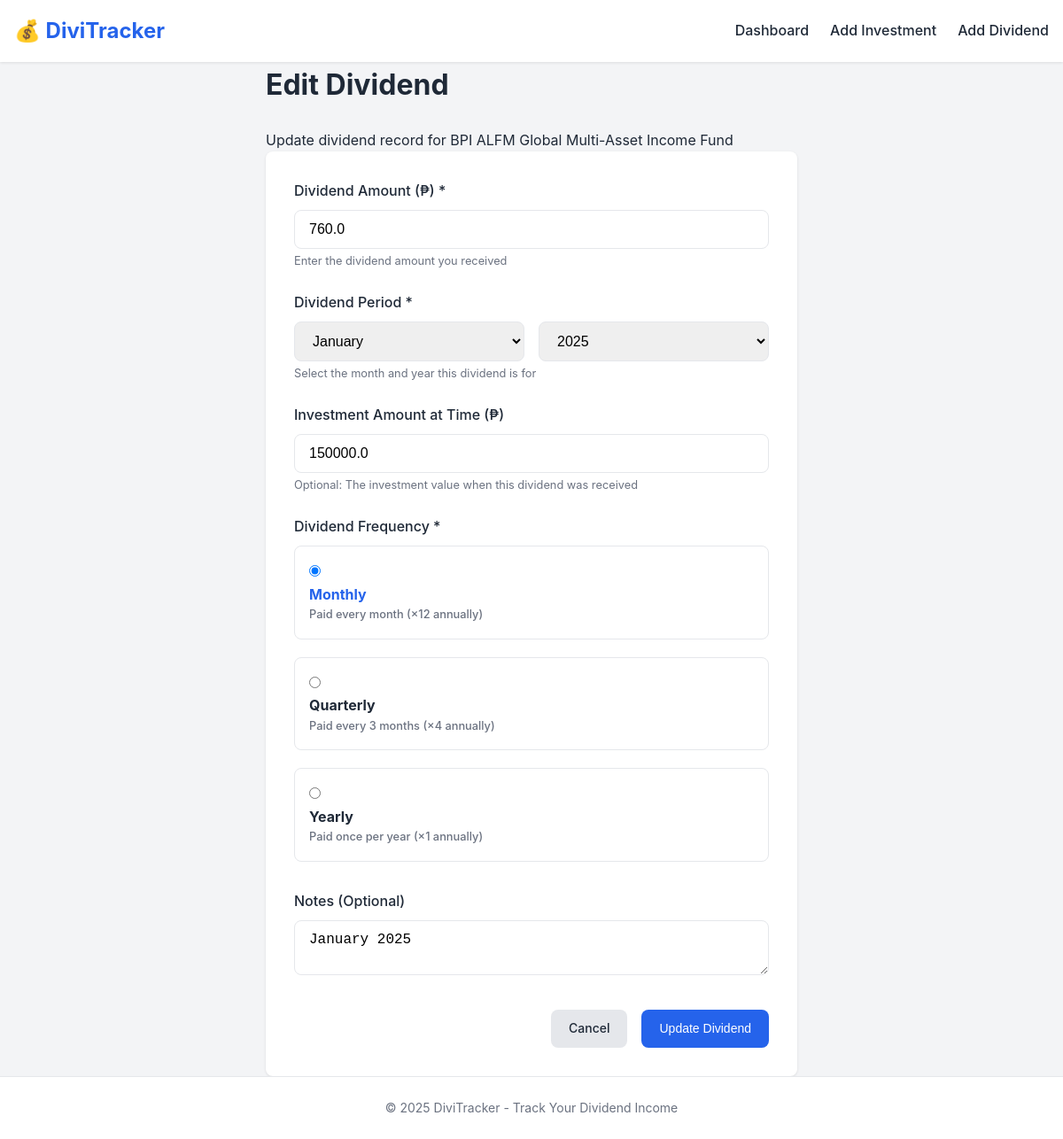
/dividend/1/edit, run on the app's committed database.
### app/models.py (models this page shows, shortened)
class Investment(db.Model):
    __tablename__ = "investments"
    id: Mapped[int] = mapped_column(Integer, primary_key=True)
    name: Mapped[str] = mapped_column(String(100), unique=True, nullable=False, index=True)
    ticker: Mapped[Optional[str]] = mapped_column(String(20), nullable=True)
    total_invested: Mapped[float] = mapped_column(Float, default=0.0, nullable=False)
    created_at: Mapped[datetime] = mapped_column(DateTime, default=utcnow, nullable=False)
    updated_at: Mapped[datetime] = mapped_column(
        DateTime, default=utcnow, onupdate=utcnow, nullable=False
    )
    dividends: Mapped[list["Dividend"]] = relationship(
        "Dividend",
        back_populates="investment",
        lazy="dynamic",
        cascade="all, delete-orphan",
    )

class Dividend(db.Model):
    __tablename__ = "dividends"
    id: Mapped[int] = mapped_column(Integer, primary_key=True)
    investment_id: Mapped[int] = mapped_column(
        Integer, ForeignKey("investments.id"), nullable=False, index=True
    )
    amount: Mapped[float] = mapped_column(Float, nullable=False)
    frequency: Mapped[str] = mapped_column(String(20), nullable=False)
    investment_amount_at_time: Mapped[Optional[float]] = mapped_column(
        Float, nullable=True
    )
    period_month: Mapped[Optional[int]] = mapped_column(
        Integer, nullable=True
    )
    period_year: Mapped[Optional[int]] = mapped_column(
        Integer, nullable=True
    )
    date_received: Mapped[datetime] = mapped_column(
        DateTime, default=utcnow, nullable=False
    )
    notes: Mapped[Optional[str]] = mapped_column(String(200), nullable=True)
    investment: Mapped["Investment"] = relationship(
        "Investment", back_populates="dividends"
    )

### app/routes/dividends.py (the view, shortened to what this page needs)
@dividends_bp.route("/<int:dividend_id>/edit", methods=["GET", "POST"])
def edit_dividend(dividend_id: int):
    dividend_service = DividendService()
    try:
        dividend = dividend_service.get_dividend_by_id(dividend_id)
    except NotFoundError:
        flash("Dividend not found", "error")
        return redirect(url_for("main.index"))
    current_year = datetime.now().year
    return render_template(
        "edit_dividend.html",
        dividend=dividend,
        current_year=current_year,
    )

### app/services/dividend_service.py (called while the page is built)
    def get_dividend_by_id(self, dividend_id: int) -> Dividend:
        dividend = db.session.get(Dividend, dividend_id)
        if dividend is None:
            raise NotFoundError(f"Dividend with ID {dividend_id} not found")
        return dividend

### templates/edit_dividend.html (shortened to what this page needs)
{% extends 'base.html' %}
{% block content %}
<div class="form-page">
    <h1>Edit Dividend</h1>
    <p class="subtitle">Update dividend record for {{ dividend.investment.name }}</p>
    <div class="form-container">
        <form method="POST" action="{{ url_for('dividends.edit_dividend', dividend_id=dividend.id) }}">
            <div class="form-group">
                <label for="amount">Dividend Amount ({{ currency_symbol }}) *</label>
                <input type="number"
                       id="amount"
                       name="amount"
                       step="0.01"
                       min="0.01"
                       value="{{ dividend.amount }}"
                       required>
                <small class="form-help">Enter the dividend amount you received</small>
            </div>
            <div class="form-group">
                <label>Dividend Period *</label>
                <div class="period-inputs">
                    <select id="period_month" name="period_month" required>
                        <option value="1" {% if dividend.period_month == 1 %}selected{% endif %}>January</option>
                    </select>
                    <select id="period_year" name="period_year" required>
                        {% for year in range(2020, 2031) %}
                        <option value="{{ year }}" {% if dividend.period_year == year %}selected{% endif %}>{{ year }}</option>
                        {% endfor %}
                    </select>
                </div>
                <small class="form-help">Select the month and year this dividend is for</small>
            </div>
            <div class="form-group">
                <label for="investment_amount_at_time">Investment Amount at Time ({{ currency_symbol }})</label>
                <input type="number"
                       id="investment_amount_at_time"
                       name="investment_amount_at_time"
                       step="0.01"
                       min="0"
                       value="{{ dividend.investment_amount_at_time or '' }}">
                <small class="form-help">Optional: The investment value when this dividend was received</small>
            </div>
            <div class="form-group">
                <label>Dividend Frequency *</label>
                <div class="radio-group">
                    <label class="radio-option">
                        <input type="radio" name="frequency" value="monthly" {% if dividend.frequency == 'monthly' %}checked{% endif %} required>
                        <span class="radio-label">
                            <strong>Monthly</strong>
                            <small>Paid every month (×12 annually)</small>
                        </span>
                    </label>
                    <label class="radio-option">
                        <input type="radio" name="frequency" value="quarterly" {% if dividend.frequency == 'quarterly' %}checked{% endif %}>
                        <span class="radio-label">
                            <strong>Quarterly</strong>
                            <small>Paid every 3 months (×4 annually)</small>
                        </span>
                    </label>
                    <label class="radio-option">
                        <input type="radio" name="frequency" value="yearly" {% if dividend.frequency == 'yearly' %}checked{% endif %}>
                        <span class="radio-label">
                            <strong>Yearly</strong>
                            <small>Paid once per year (×1 annually)</small>
                        </span>
                    </label>
                </div>
            </div>
            <div class="form-group">
                <label for="notes">Notes (Optional)</label>
                <textarea id="notes" name="notes" rows="2" placeholder="Any additional notes...">{{ dividend.notes or '' }}</textarea>
            </div>
            <div class="form-actions">
                <a href="{{ url_for('investments.view_investment', investment_id=dividend.investment_id) }}" class="btn btn-secondary">Cancel</a>
                <button type="submit" class="btn btn-primary">Update Dividend</button>
            </div>
        </form>
    </div>
</div>
{% endblock %}

### static/style.css (style rules this page uses)
:root { --primary-color: #2563eb; --primary-hover: #1d4ed8; --success-color: #16a34a; --success-hover: #15803d; --danger-color: #dc2626; --danger-hover: #b91c1c; --warning-color: #f59e0b; --info-color: #0891b2; --text-color: #1f2937; --text-muted: #6b7280; --bg-color: #f3f4f6; --card-bg: #ffffff; --border-color: #e5e7eb; --shadow: 0 1px 3px rgba(0, 0, 0, 0.1); --shadow-lg: 0 4px 6px rgba(0, 0, 0, 0.1); --radius: 8px; }
* { margin: 0; padding: 0; box-sizing: border-box; }
body { font-family: -apple-system, BlinkMacSystemFont, 'Segoe UI', Roboto, Oxygen, Ubuntu, sans-serif; background-color: var(--bg-color); color: var(--text-color); line-height: 1.6; min-height: 100vh; display: flex; flex-direction: column; }
.btn { display: inline-flex; align-items: center; justify-content: center; padding: 0.625rem 1.25rem; border-radius: var(--radius); font-weight: 500; font-size: 0.875rem; text-decoration: none; border: none; cursor: pointer; transition: all 0.2s; }
.btn-primary { background-color: var(--primary-color); color: white; }
.btn-secondary { background-color: var(--border-color); color: var(--text-color); }
.form-page { max-width: 600px; margin: 0 auto; }
.form-page h1 { margin-bottom: 1.5rem; }
.form-container { background-color: var(--card-bg); border-radius: var(--radius); padding: 2rem; box-shadow: var(--shadow); }
.form-group { margin-bottom: 1.5rem; }
.form-group label { display: block; font-weight: 500; margin-bottom: 0.5rem; }
.form-group input, .form-group select, .form-group textarea { width: 100%; padding: 0.75rem 1rem; border: 1px solid var(--border-color); border-radius: var(--radius); font-size: 1rem; transition: border-color 0.2s, box-shadow 0.2s; }
.form-help { display: block; font-size: 0.8rem; color: var(--text-muted); margin-top: 0.25rem; }
.period-inputs { display: flex; gap: 1rem; }
.period-inputs select { flex: 1; padding: 0.75rem 1rem; border: 1px solid var(--border-color); border-radius: var(--radius); font-size: 1rem; transition: border-color 0.2s, box-shadow 0.2s; }
.form-actions { display: flex; gap: 1rem; justify-content: flex-end; margin-top: 2rem; }
.radio-group { display: flex; flex-direction: column; gap: 0.75rem; }
.radio-option { display: flex; align-items: flex-start; gap: 0.75rem; padding: 1rem; border: 1px solid var(--border-color); border-radius: var(--radius); cursor: pointer; transition: all 0.2s; }
.radio-option input[type="radio"] { width: auto; margin-top: 0.25rem; }
.radio-option input[type="radio"]:checked + .radio-label strong { color: var(--primary-color); }
.radio-label { display: flex; flex-direction: column; }
.radio-label small { color: var(--text-muted); font-size: 0.8rem; }

### data on the page
Investment: investment.name "BPI ALFM Global Multi-Asset Income Fund"
Dividend: amount "760.0", period_month "January", period_year "2025", investment_amount_at_time "150000.0", frequency "☑ Monthly Paid every month (×12", frequency "☐ Quarterly Paid every 3 months", frequency "☐ Yearly Paid once per year (×1", notes "January 2025"

### other printed values
{{ currency_symbol }} "₱"
